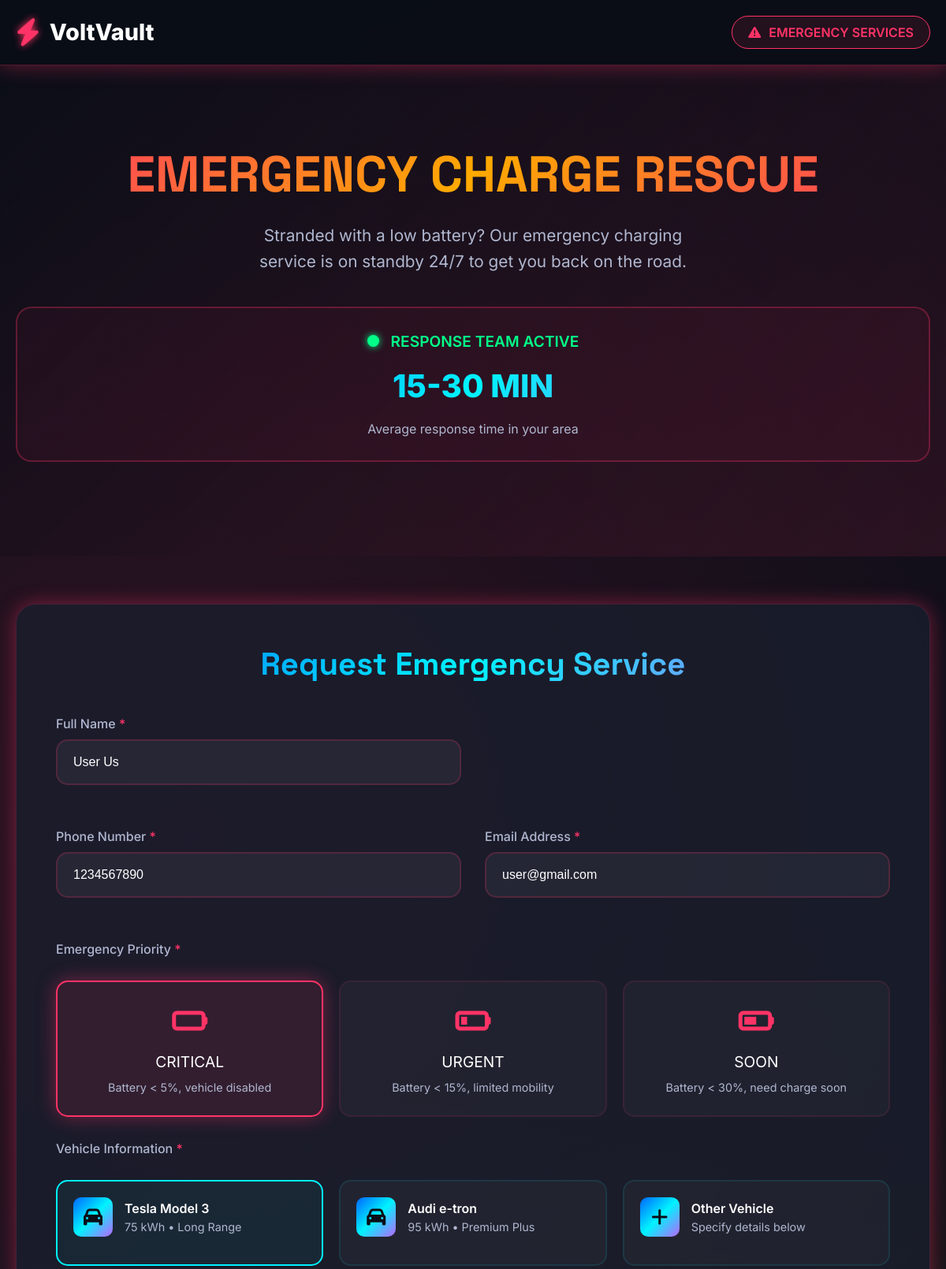
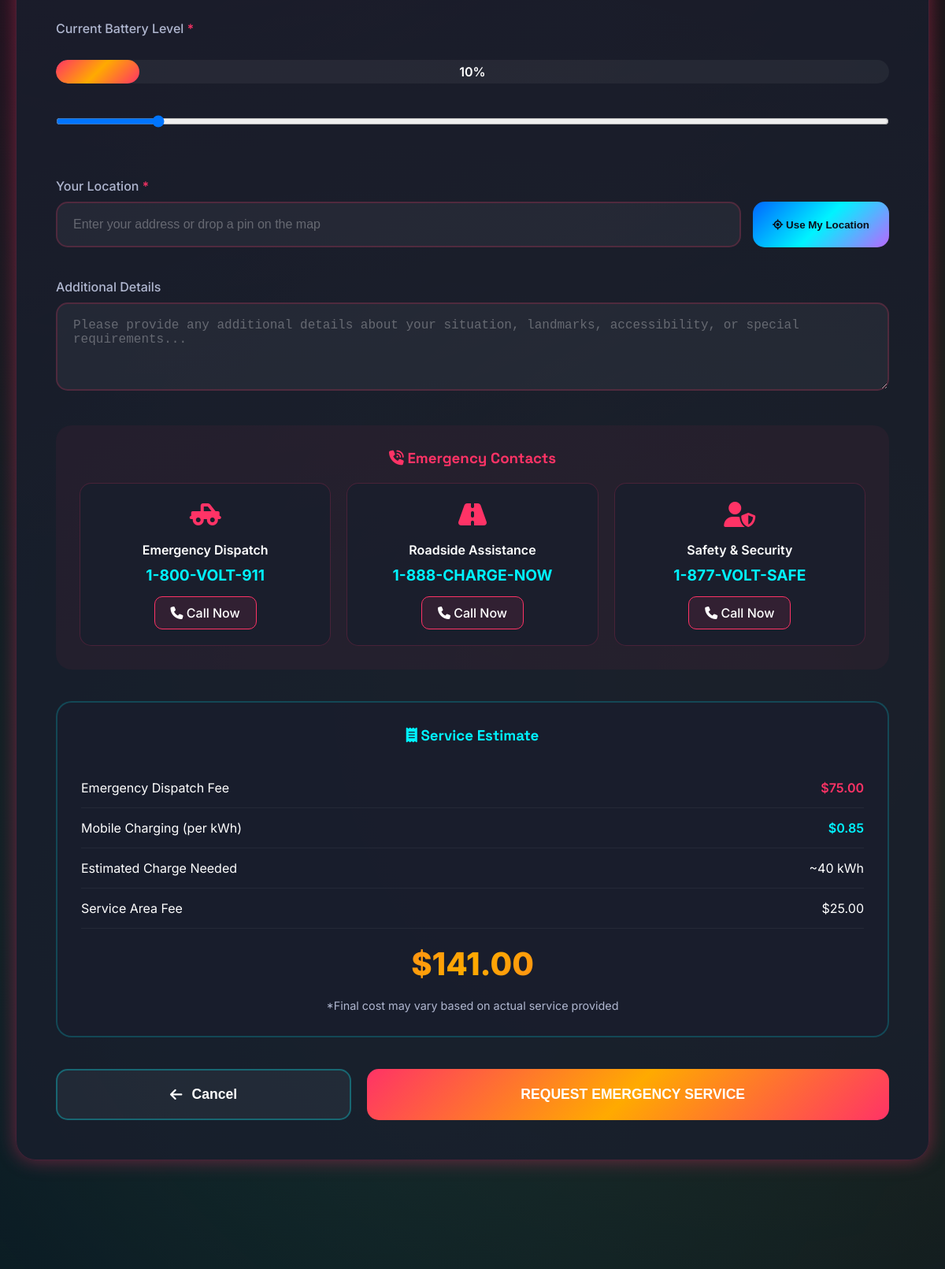
Screenshot of /emergency-service/5/ (signed in, upper part) with the database file from the repository (2 pictures, top to bottom).
### myapp/models.py (models this page shows, shortened)
class Register(models.Model):
    name=models.CharField(max_length=100)
    email=models.EmailField()
    phone=models.IntegerField()
    password=models.CharField(max_length=100)
    address=models.TextField()
    city=models.CharField(max_length=100)
    state=models.CharField(max_length=100)
    zip=models.IntegerField()
    latitude=models.FloatField()
    longitude=models.FloatField()
    rights=models.CharField(max_length=100,default='User')
    date=models.DateField(auto_now_add=True)

### myapp/views.py (the view, shortened to what this page needs)
# urls.py: path('emergency-service/<id>/',views.emergency_service),
def emergency_service(request,id):
    station=Station.objects.get(id=id)
    uid=request.session.get("uid")
    reg=Register.objects.get(id=uid)
    return render(request,'user/emergency-service.html',{'station':station,'reg':reg})

### myapp/templates/user/emergency-service.html (shortened to what this page needs)
<!DOCTYPE html>
<html lang="en">
<head>
    <link rel="stylesheet" href="https://cdnjs.cloudflare.com/ajax/libs/font-awesome/6.4.0/css/all.min.css">
    <link rel="stylesheet" href="https://cdnjs.cloudflare.com/ajax/libs/animate.css/4.1.1/animate.min.css">
</head>
<body>
    <header>
        <div class="container header-container">
            <a href="/" class="logo">
                <i class="fas fa-bolt logo-icon"></i>
                <span>VoltVault</span>
            </a>
            <div class="emergency-alert">
                <i class="fas fa-exclamation-triangle"></i>
                <span>EMERGENCY SERVICES</span>
            </div>
        </div>
    </header>
    <section class="emergency-hero">
        <div class="emergency-hero-bg"></div>
        <div class="container">
            <h1 class="emergency-title animate__animated animate__pulse">
            </h1>
            <p class="emergency-subtitle">
                Stranded with a low battery? Our emergency charging service is on standby 24/7 to get you back on the road.
            </p>
            <div class="emergency-status">
                <div class="status-header">
                    <div class="status-indicator"></div>
                    <div class="status-text">RESPONSE TEAM ACTIVE</div>
                </div>
                <div class="response-time">15-30 MIN</div>
                <p style="color: #b0b7d0;">Average response time in your area</p>
            </div>
        </div>
    </section>
    <section class="emergency-form-section">
        <div class="container">
            <div class="form-container">
                <h2 class="form-title">Request Emergency Service</h2>
                <form id="emergencyForm" method="post">
                    <div class="form-row">
                        <div class="form-group">
                            <label class="form-label required">Full Name</label>
                            <input type="text" class="form-control" name="name" value="{{reg.name}}" placeholder="John" required>
                        </div>
                    </div>
                    <div class="form-row">
                        <div class="form-group">
                            <label class="form-label required">Phone Number</label>
                            <input type="tel" class="form-control" name="phone" value="{{reg.phone}}" placeholder="+1 (555) 123-4567" required>
                        </div>
                        <div class="form-group">
                            <label class="form-label required">Email Address</label>
                            <input type="email" class="form-control" name="email" value="{{reg.email}}" placeholder="john@example.com" required>
                        </div>
                    </div>
                    <div class="form-group full-width">
                        <label class="form-label required">Emergency Priority</label>
                        <div class="priority-options">
                            <div class="priority-card" onclick="selectPriority(this, 'critical')">
                                <div class="priority-icon">
                                    <i class="fas fa-battery-empty"></i>
                                </div>
                                <div class="priority-title">CRITICAL</div>
                                <div class="priority-description">Battery < 5%, vehicle disabled</div>
                            </div>
                            <div class="priority-card" onclick="selectPriority(this, 'urgent')">
                                <div class="priority-icon">
                                    <i class="fas fa-battery-quarter"></i>
                                </div>
                                <div class="priority-title">URGENT</div>
                                <div class="priority-description">Battery < 15%, limited mobility</div>
                            </div>
                            <div class="priority-card" onclick="selectPriority(this, 'soon')">
                                <div class="priority-icon">
                                    <i class="fas fa-battery-half"></i>
                                </div>
                                <div class="priority-title">SOON</div>
                                <div class="priority-description">Battery < 30%, need charge soon</div>
                            </div>
                        </div>
                    </div>
                    <div class="form-group full-width">
                        <label class="form-label required">Vehicle Information</label>
                        <div class="vehicle-info-grid">
                            <div class="vehicle-card" onclick="selectVehicle(this, 'tesla')">
                                <div class="vehicle-header">
                                    <div class="vehicle-icon">
                                        <i class="fas fa-car"></i>
                                    </div>
                                    <div class="vehicle-details">
                                        <div class="vehicle-name">Tesla Model 3</div>
                                        <div class="vehicle-range">75 kWh • Long Range</div>
                                    </div>
                                </div>
                            </div>
                            <div class="vehicle-card" onclick="selectVehicle(this, 'audi')">
                                <div class="vehicle-header">
                                    <div class="vehicle-icon">
                                        <i class="fas fa-car"></i>
                                    </div>
                                    <div class="vehicle-details">
                                        <div class="vehicle-name">Audi e-tron</div>
                                        <div class="vehicle-range">95 kWh • Premium Plus</div>
                                    </div>
                                </div>
                            </div>
                            <div class="vehicle-card" onclick="selectVehicle(this, 'other')">
                                <div class="vehicle-header">
                                    <div class="vehicle-icon">
                                        <i class="fas fa-plus"></i>
                                    </div>
                                    <div class="vehicle-details">
                                        <div class="vehicle-name">Other Vehicle</div>
                                        <div class="vehicle-range">Specify details below</div>
                                    </div>
                                </div>
                            </div>
                        </div>
                    </div>
                    <div class="form-group full-width">
                        <label class="form-label required">Current Battery Level</label>
                        <div class="battery-status">
                            <div class="battery-level">
                                <div class="battery-fill" id="batteryFill" style="width: 10%;"></div>
                                <div class="battery-percentage" id="batteryPercentage">10%</div>
                            </div>
                            <input type="range" id="batterySlider" name="battery_level" class="form-control" min="0" max="100" value="10" style="margin-top: 20px;">
                        </div>
                    </div>
                    <div class="location-section">
                        <div class="form-group full-width">
                            <label class="form-label required">Your Location</label>
                            <div class="location-input-group">
                                <input type="text" class="form-control" name="location" id="locationInput" placeholder="Enter your address or drop a pin on the map">
                                <button type="button" class="location-btn" onclick="getCurrentLocation()">
                                    <i class="fas fa-location-crosshairs"></i>
                                    Use My Location
                                </button>
                            </div>
                        </div>
                    </div>
                    <div class="form-group full-width">
                        <label class="form-label">Additional Details</label>
                        <textarea class="form-control" rows="4" name="details" placeholder="Please provide any additional details about your situation, landmarks, accessibility, or special requirements..."></textarea>
                    </div>
                    <div class="emergency-contacts">
                        <h3 style="text-align: center; margin-bottom: 20px; color: var(--emergency-red);">
                            <i class="fas fa-phone-volume"></i>
                            Emergency Contacts
                        </h3>
                        <div class="contacts-grid">
                            <div class="contact-card">
                                <div class="contact-icon">
                                    <i class="fas fa-truck-pickup"></i>
                                </div>
                                <div class="contact-name">Emergency Dispatch</div>
                                <div class="contact-number">1-800-VOLT-911</div>
                                <a href="tel:18008658911" class="contact-btn">
                                    <i class="fas fa-phone"></i>
                                    Call Now
                                </a>
                            </div>
                            <div class="contact-card">
                                <div class="contact-icon">
                                    <i class="fas fa-road"></i>
                                </div>
                                <div class="contact-name">Roadside Assistance</div>
                                <div class="contact-number">1-888-CHARGE-NOW</div>
                                <a href="tel:18884274366" class="contact-btn">
                                    <i class="fas fa-phone"></i>
                                    Call Now
                                </a>
                            </div>
                            <div class="contact-card">
                                <div class="contact-icon">
                                    <i class="fas fa-user-shield"></i>
                                </div>
                                <div class="contact-name">Safety & Security</div>
                                <div class="contact-number">1-877-VOLT-SAFE</div>
                                <a href="tel:18778658723" class="contact-btn">
                                    <i class="fas fa-phone"></i>
                                    Call Now
                                </a>
                            </div>
                        </div>
                    </div>
                    <div class="cost-summary">
                        <h3 style="text-align: center; margin-bottom: 30px; color: var(--neon-blue);">
                            <i class="fas fa-receipt"></i>
                            Service Estimate
                        </h3>
                        <div class="cost-item">
                            <span>Emergency Dispatch Fee</span>
                            <span style="color: var(--emergency-red); font-weight: 600;">$75.00</span>
                        </div>
                        <div class="cost-item">
                            <span>Mobile Charging (per kWh)</span>
                            <span style="color: var(--neon-blue); font-weight: 600;">$0.85</span>
                        </div>
                        <div class="cost-item">
                            <span>Estimated Charge Needed</span>
                            <span>~40 kWh</span>
                        </div>
                        <div class="cost-item">
                            <span>Service Area Fee</span>
                            <span>$25.00</span>
                        </div>
                        <div class="cost-total">$141.00</div>
                        <p style="text-align: center; color: #b0b7d0; font-size: 0.9rem;">
                            *Final cost may vary based on actual service provided
                        </p>
                    </div>
                    <div class="emergency-actions">
                        <button type="button" class="btn btn-secondary" onclick="window.location.href='/'">
                            <i class="fas fa-arrow-left"></i>
                            Cancel
                        </button>
                        <button type="submit" class="btn btn-emergency">
                            REQUEST EMERGENCY SERVICE
                        </button>
                    </div>
                </form>
            </div>
        </div>
    </section>
</body>
</html>

### rows the page displays
Register: name "User Us", phone "1234567890", email "user@gmail.com"
